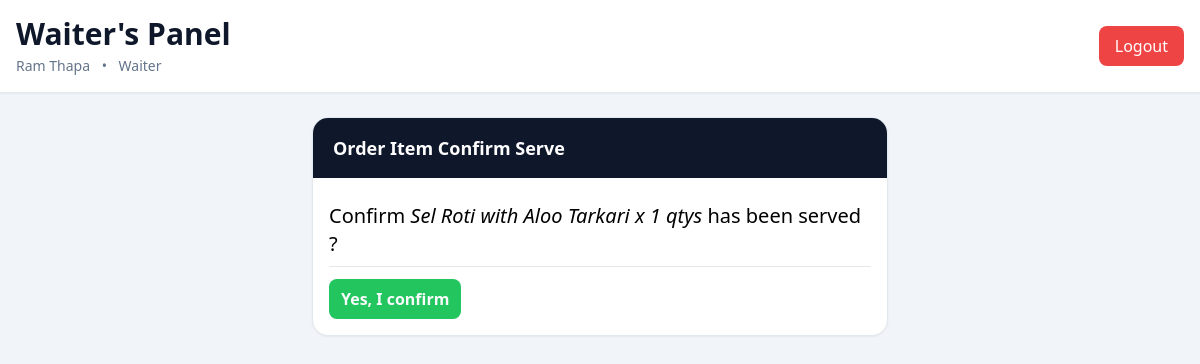
The page /orders/order/199/served-confirmation/ (signed in) on the database its author committed.
### accounts/models.py (models this page shows)
class User(AbstractUser):
    class ROLE_CHOICES(models.TextChoices):
        WAITER = 'w', 'Waiter'
        BILLING = 'b', 'Billing'
        KITCHEN = 'k', 'Kitchen'
        OWNER = 'o', 'Owner'
    role = models.CharField(choices=ROLE_CHOICES, max_length=2)

### orders/models.py (models this page shows)
class OrderItem(models.Model):
    class ITEM_STATUS(models.TextChoices):
        PREPARING = 'p', 'Preparing'
        READY = 'r', 'Ready'
        SERVED = 's', 'Served'
    order = models.ForeignKey(Order, on_delete=models.PROTECT, related_name="items")
    menu_item = models.ForeignKey(MenuItem, on_delete=models.PROTECT, related_name="order_items")
    price = models.PositiveIntegerField()
    quantity = models.PositiveIntegerField(default=1)
    status = models.CharField(choices=ITEM_STATUS, max_length=2, default=ITEM_STATUS.PREPARING)
    priority = models.CharField(choices=MenuItem.PRIORITY_CHOICES, default=MenuItem.PRIORITY_CHOICES.MEDIUM,
                                max_length=2)
    def __str__(self):
        return f"{self.menu_item}  x {self.quantity} qtys"

class MenuItem(models.Model):
    class PRIORITY_CHOICES(models.TextChoices):
        HIGH = '3', 'High'
        MEDIUM = '2', 'Medium'
        LOW = '1', 'Low'
    category = models.ForeignKey(Category, on_delete=models.CASCADE, related_name="items")
    station = models.ForeignKey(KitchenStation, on_delete=models.SET_NULL, null=True, related_name="items")
    name = models.CharField(max_length=200)
    price = models.PositiveIntegerField()
    description = models.TextField(null=True, blank=True)
    default_priority = models.CharField(choices=PRIORITY_CHOICES, default=PRIORITY_CHOICES.MEDIUM, max_length=2)
    est_time = models.PositiveIntegerField(help_text="Write estimated preparation time in minutes", null=True,
                                           blank=True)
    image = models.ImageField(upload_to="menu_items", null=True, blank=True)
    def __str__(self):
        return self.name

### orders/views.py (the view, shortened to what this page needs)
# urls.py: path("order/<order_item_id>/served-confirmation/", views.served_confirmation, name="served_confirmation_url"),
@role_required([User.ROLE_CHOICES.WAITER])
def served_confirmation(request, order_item_id):
    order_item = get_object_or_404(OrderItem, pk=order_item_id)
    return render(request, "orders/served-confirmation.html", {
        'order_item': order_item
    })

### orders/templates/orders/served-confirmation.html (shortened to what this page needs)
<!DOCTYPE html>
<html lang="en">
<head>
    <script src="https://cdn.tailwindcss.com"></script>
</head>
<body class="bg-slate-100 min-h-screen">
    <header class="sticky top-0 z-50 bg-white border-b border-slate-200 shadow-sm">
        <div class="max-w-7xl mx-auto px-4 py-4">
            <div class="flex flex-col md:flex-row md:items-center md:justify-between gap-4">
                <div>
                    <h1 class="text-3xl font-bold text-slate-900">
                        Waiter's Panel
                    </h1>
                    <div class="mt-1 text-sm text-slate-500">
                        {{ request.user.first_name }} {{ request.user.last_name }}
                        <span class="mx-2">•</span>
                        {{ request.user.get_role_display }}
                    </div>
                </div>
                <a href="{% url 'logout_view_url' %}"
                    class="inline-flex items-center justify-center px-4 py-2 rounded-lg bg-red-500 hover:bg-red-600 text-white font-medium transition">
                    Logout
                </a>
            </div>
        </div>
    </header>
    <main class="max-w-7xl mx-auto p-4 md:p-6">
        <div class="flex justify-center">
            <section class="lg:w-[50%]  bg-white rounded-2xl shadow-sm border border-slate-200 overflow-hidden">
                <div class="px-5 py-4 bg-slate-900 text-white flex items-center justify-between">
                    <h2 class="font-bold text-lg">
                        Order Item Confirm Serve
                    </h2>
                </div>
                <div class="p-4">
                    <h1 class="text-xl my-2">Confirm <i>{{ order_item }}</i> has been served ?</h1>
                    <hr>
                    <div class=" flex gap-3 items-center mt-3">
                        <form action="" method="post">
                            <button class="py-2 px-3 bg-green-500 rounded-lg text-gray-50 font-semibold hover:bg-green-700" type="submit">Yes, I confirm</button>
                        </form>
                    </div>
                </div>
            </section>
        </div>
    </main>
</body>
</html>

### rows shown on the page
User: user.first_name "Ram", user.last_name "Thapa", user.role "Waiter"
OrderItem: menu_item+quantity "Sel Roti with Aloo Tarkari x 1 qtys"
